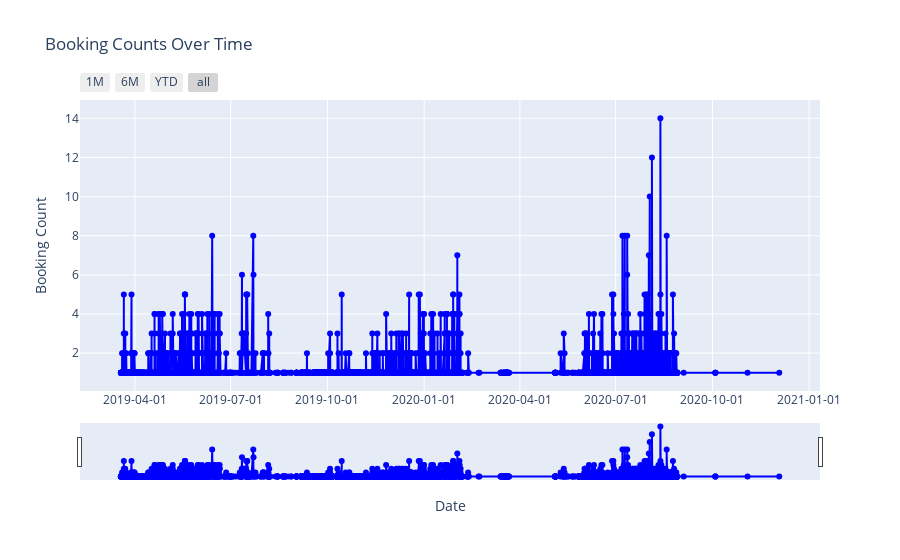

The code cell stored with this chart in its notebook:
### Code cell
fig = go.Figure()

fig.add_trace(go.Scatter(
    x=piv1['BookingID_Date'],
    y=piv1['BookingID'],
    mode='lines+markers',
    name='Booking Count',
    line=dict(color='blue'),
    marker=dict(size=6)
))

fig.update_layout(
    title='Booking Counts Over Time',
    xaxis_title='Date',
    yaxis_title='Booking Count',
    xaxis=dict(
        title='Date',
        tickformat='%Y-%m-%d',
        rangeselector=dict(
            buttons=list([
                dict(count=1,
                     label='1M',
                     step='month',
                     stepmode='backward'),
                dict(count=6,
                     label='6M',
                     step='month',
                     stepmode='backward'),
                dict(count=1,
                     label='YTD',
                     step='year',
                     stepmode='todate'),
                dict(step='all')
            ])
        ),
        rangeslider=dict(visible=True)
    ),
    yaxis=dict(
        title='Booking Count',
        autorange=True
    )
)
fig.show()

### Figure 1 — Plotly figure (JSON) as saved in the notebook; plotly's stock layout.template omitted (floating-point values rounded to 4 significant figures; data arrays with more than 128 entries replaced by an {"elided": "..."} marker saying what was removed)
{"data": [{"line": {"color": "blue"}, "marker": {"size": 6}, "mode": "lines+markers", "name": "Booking Count", "type": "scatter", "x": {"elided": "5928 str values"}, "y": {"elided": "5928 int values"}}], "layout": {"autosize": true, "title": {"text": "Booking Counts Over Time"}, "xaxis": {"autorange": true, "range": ["2019-02-09 17:37:32.9233", "2021-01-09 07:52:10.0767"], "rangeselector": {"buttons": [{"count": 1, "label": "1M", "step": "month", "stepmode": "backward"}, {"count": 6, "label": "6M", "step": "month", "stepmode": "backward"}, {"count": 1, "label": "YTD", "step": "year", "stepmode": "todate"}, {"step": "all"}]}, "rangeslider": {"autorange": true, "range": ["2019-02-09 17:37:32.9233", "2021-01-09 07:52:10.0767"], "visible": true, "yaxis": {"_template": null, "rangemode": "match"}}, "tickformat": "%Y-%m-%d", "title": {"text": "Date"}, "type": "date"}, "yaxis": {"autorange": true, "range": [-0.2564, 15.26], "title": {"text": "Booking Count"}, "type": "linear"}}}
